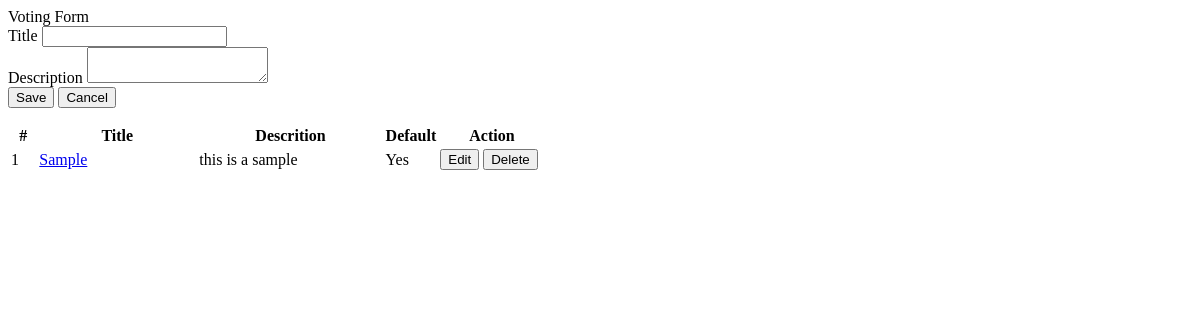
/voting_list.php, run on an earlier commit of the app's database.
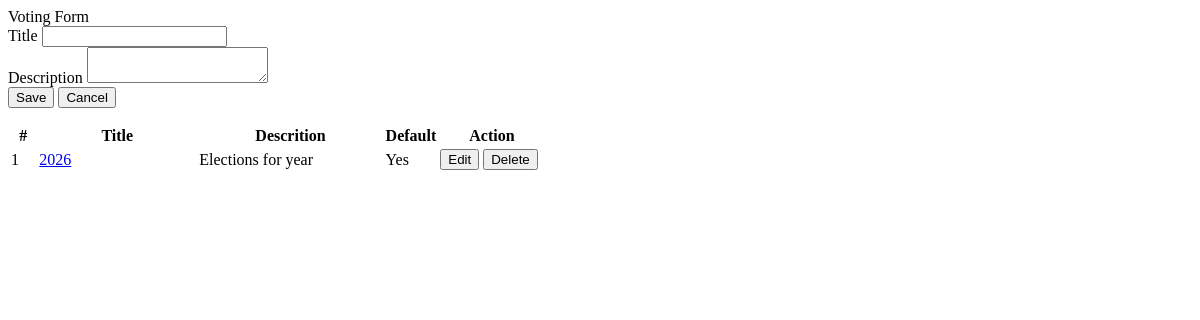
And on a later commit of the database.
### tables this page shows
CREATE TABLE `voting_list` (
  `id` int(30) NOT NULL,
  `title` varchar(250) NOT NULL,
  `description` text NOT NULL,
  `is_default` tinyint(1) NOT NULL DEFAULT 0
);

### voting_list.php (the view, shortened to what this page needs)
<?php include('db_connect.php');?>
<div class="container-fluid">
	<div class="col-lg-12">
		<div class="row">
			<div class="col-md-4">
			<form action="" id="manage-voting">
				<div class="card">
					<div class="card-header">
						    Voting Form
				  	</div>
					<div class="card-body">
							<div class="form-group">
								<label class="control-label">Title</label>
								<input type="text" class="form-control" name="title">
							</div>
					</div>
					<div class="card-body">
							<div class="form-group">
								<label class="control-label">Description</label>
								<textarea class="form-control" name="description"></textarea>
							</div>
					</div>
					<div class="card-footer">
						<div class="row">
							<div class="col-md-12">
								<button class="btn btn-sm btn-primary"> Save</button>
								<button class="btn btn-sm btn-default" type="button" onclick="$('#manage-voting').get(0).reset()"> Cancel</button>
							</div>
						</div>
					</div>
				</div>
			</form>
			</div>
			<div class="col-md-8">
				<div class="card">
					<div class="card-body">
						<table class="table table-bordered table-hover">
							<colgroup>
								<col width="5%">
								<col width="30%">
								<col width="35%">
								<col width="10%">
								<col width="20%">
							</colgroup>
							<thead>
								<tr>
									<th class="text-center">#</th>
									<th class="text-center">Title</th>
									<th class="text-center">Descrition</th>
									<th class="text-center">Default</th>
									<th class="text-center">Action</th>
								</tr>
							</thead>
							<tbody>
								<?php
								$i = 1;
								$vote = $conn->query("SELECT * FROM voting_list order by id asc");
								while($row=$vote->fetch_assoc()):
								?>
								<tr>
									<td class="text-center"><?php echo $i++ ?></td>
									<td class=""><a href="index.php?page=manage_voting&id=<?php echo $row['id'] ?>"><?php echo $row['title'] ?></a></td>
									<td class=""><?php echo $row['description'] ?></td>
									<?php if($row['is_default'] == 1): ?>
										<td class="text-center"><div class="badge badge-success">Yes</div></td>
									<?php elseif($row['is_default'] == 0):  ?>
										<td class="text-center"><div class="badge badge-info update_default" data-id="<?php echo $row['id'] ?>">No</div></td>
									<?php endif; ?>
									<td class="text-center">
										<button class="btn btn-sm btn-primary edit_voting" type="button" data-id="<?php echo $row['id'] ?>">Edit</button>
										<button class="btn btn-sm btn-danger delete_voting" type="button" data-id="<?php echo $row['id'] ?>">Delete</button>
									</td>
								</tr>
								<?php endwhile; ?>
							</tbody>
						</table>
					</div>
				</div>
			</div>
		</div>
	</div>
</div>

What changed in the data, as far as the page shows it:
removed voting_list: title "Sample", description "this is a sample", is_default "Yes"
added voting_list: title "2026", description "Elections for year", is_default "Yes"
